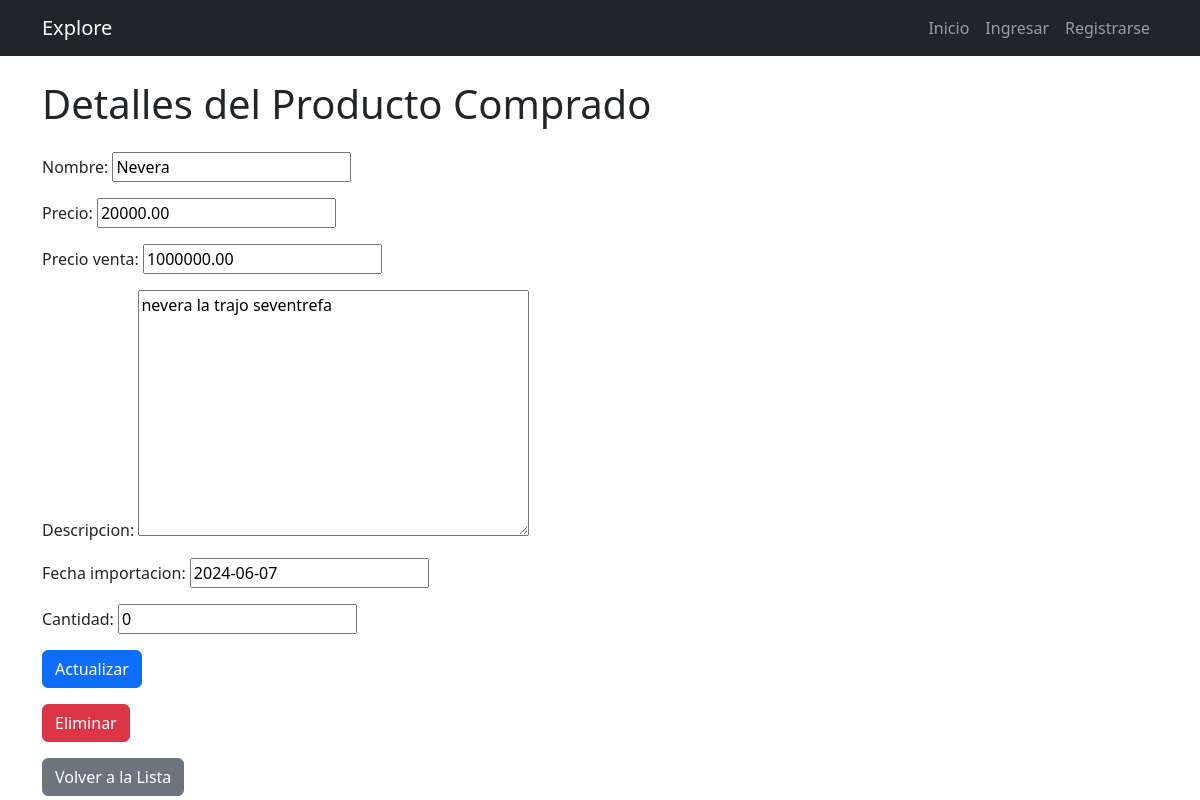
The app's page /productos_comprados/1/ with its own data.
### api/models.py (models this page shows, shortened)
class ProductoComprado(models.Model):
    nombre = models.CharField(max_length=100)
    precio = models.DecimalField(max_digits=10, decimal_places=2)
    precio_venta = models.DecimalField(max_digits=10, decimal_places=2)
    descripcion = models.TextField()
    fecha_importacion = models.DateField()
    cantidad = models.IntegerField(default=0)  # Campo para el inventario
    class Meta:
        verbose_name = "Producto Comprado"
        verbose_name_plural = "Productos Comprados"

### api/views.py (the view)
# urls.py: path('productos_comprados/<int:product_id>/', views.product_detail, name='product_detail'),
def product_detail(request, product_id):
    product = get_object_or_404(ProductoComprado, id=product_id)
    if request.method == 'POST':
        form = ProductoCompradoForm(request.POST, instance=product)
        if form.is_valid():
            form.save()
            return redirect('list_product')
    else:
        form = ProductoCompradoForm(instance=product)
    return render(request, 'product_detail.html', {'product': product, 'form': form})

### api/forms.py
class ProductoCompradoForm(ModelForm):
    class Meta:
        model = ProductoComprado
        fields = '__all__'

### api/templates/product_detail.html (shortened to what this page needs)
{% extends 'base.html' %}
{% block content %}
<div class="container">
    <h1 class="mt-4 mb-4">Detalles del Producto Comprado</h1>
    <form method="POST" action="{% url 'update_product' product.id %}">
        {{ form.as_p }}
        <button type="submit" class="btn btn-primary">Actualizar</button>
    </form>
    <form method="POST" action="{% url 'delete_product' product.id %}">
        <button type="submit" class="btn btn-danger mt-3">Eliminar</button>
    </form>
    <a href="{% url 'list_product' %}" class="btn btn-secondary mt-3">Volver a la Lista</a>
</div>
{% endblock %}

### records on screen
ProductoComprado: nombre "Nevera", precio "20000.00", precio_venta "1000000.00", descripcion "nevera la trajo seventrefa", fecha_importacion "2024-06-07", cantidad "0"
